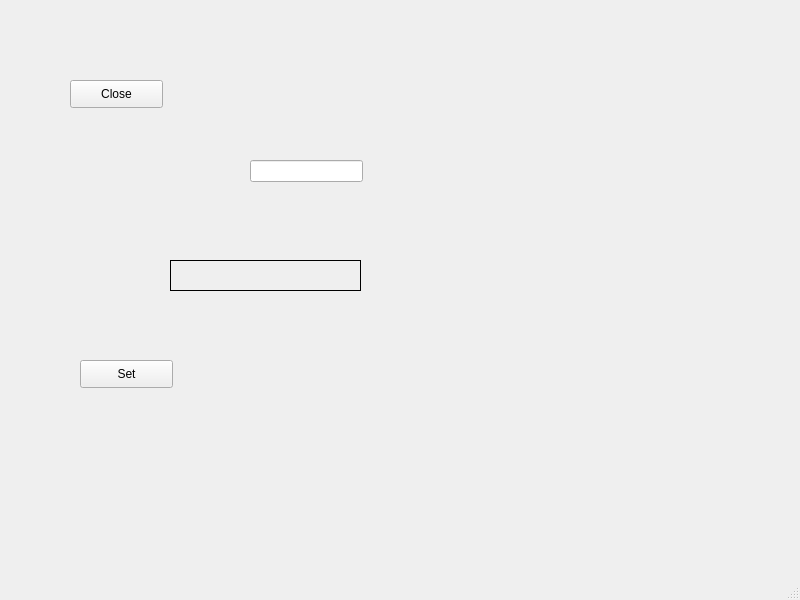
<?xml version="1.0" encoding="UTF-8"?>
<ui version="4.0">
 <class>MainWindow</class>
 <widget class="QMainWindow" name="MainWindow">
  <property name="geometry">
   <rect>
    <x>0</x>
    <y>0</y>
    <width>800</width>
    <height>600</height>
   </rect>
  </property>
  <property name="windowTitle">
   <string>MainWindow</string>
  </property>
  <widget class="QWidget" name="centralwidget">
   <widget class="QPushButton" name="myFirstPushButton">
    <property name="geometry">
     <rect>
      <x>70</x>
      <y>80</y>
      <width>93</width>
      <height>28</height>
     </rect>
    </property>
    <property name="text">
     <string>Close</string>
    </property>
   </widget>
   <widget class="QLineEdit" name="myLineEdit">
    <property name="geometry">
     <rect>
      <x>250</x>
      <y>160</y>
      <width>113</width>
      <height>22</height>
     </rect>
    </property>
   </widget>
   <widget class="QLabel" name="myLabel">
    <property name="geometry">
     <rect>
      <x>170</x>
      <y>260</y>
      <width>191</width>
      <height>31</height>
     </rect>
    </property>
    <property name="frameShape">
     <enum>QFrame::Box</enum>
    </property>
    <property name="text">
     <string/>
    </property>
   </widget>
   <widget class="QPushButton" name="setPushButton">
    <property name="geometry">
     <rect>
      <x>80</x>
      <y>360</y>
      <width>93</width>
      <height>28</height>
     </rect>
    </property>
    <property name="text">
     <string>Set</string>
    </property>
   </widget>
  </widget>
  <widget class="QMenuBar" name="menubar">
   <property name="geometry">
    <rect>
     <x>0</x>
     <y>0</y>
     <width>800</width>
     <height>26</height>
    </rect>
   </property>
  </widget>
  <widget class="QStatusBar" name="statusbar"/>
 </widget>
 <resources/>
 <connections/>
</ui>
